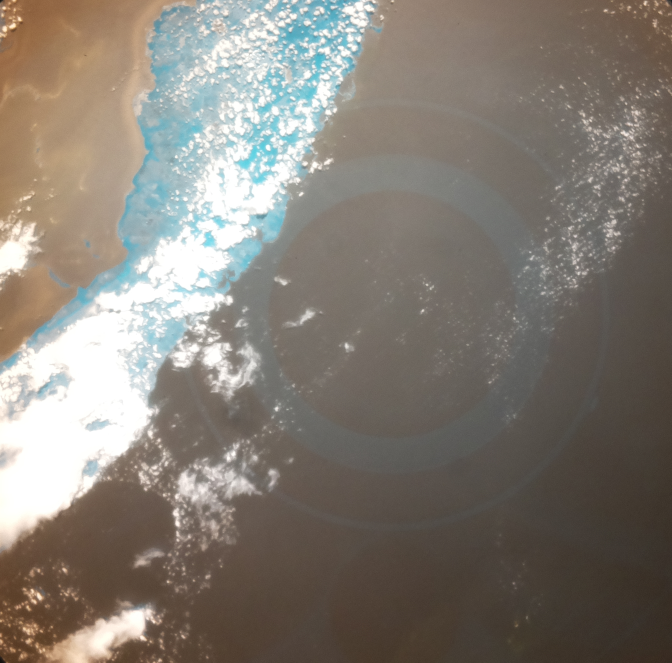
#> input picture On Earth/Clouds_and_NDVI_new/photo_093.jpg, 2016 x 1988 px, given in place of photo_093.jpg.jpg, which was not available (shown at 1/3 size)
$ python onEarth.py
#> lines starting #> are read from the running program, lines starting #| are printed output that depends on the picture; long printed decimals are rounded; pictures that were not available may be replaced by others from this repository, and a replacement may not be noted
# Team WeEagles
# Program based on:
#https://projects.raspberrypi.org/en/projects/astropi-ndvi
#Changed by Antoni Moskal
import cv2
import numpy as np
from PIL import Image
#The fastie colour map takes dark pixels and makes them white. Then the brighter the original pixels, the further along the spectrum the colours are shifted. So dark grey pixels become blue, while bright white pixels become red.
from fastiecm import fastiecm
from picamera import PiCamera
import picamera.array
from pathlib import Path
import csv

# paths definition
base_folder = Path(__file__).parent.resolve()
nazwa = input('Enter picture name ')
#> the answer given: Clouds_and_NDVI_new/photo_093.jpg

#print(nazwa)
#these lines to your code, to setup and use the Raspberry Pi camera. Comment out the line that loads the park.png image.
# original = cv2.imread('park.png') #Comment out this line, as no longer used

plik = nazwa + '.jpg'
print(plik)
#original = cv2.imread('/home/pi/Desktop/imageR10.jpg')
original = cv2.imread(plik)
#> original is the input picture: shape (1988, 2016, 3); mean B, G, R 116.9, 125.5, 132.2
def create_csv_file(data_file):
    """Create a new CSV file and add the header row"""
    with open(data_file, 'w') as f:
        writer = csv.writer(f)
        header = ("Image file", "other percentange:", "water percentage:  ", "Vegetation percentange: ", "clouds%")

        writer.writerow(header)

def add_csv_data(data_file, data):
    """Add a row of data to the data_file CSV"""
    with open(data_file, 'a') as f:
        writer = csv.writer(f)
        writer.writerow(data)


"""
The next stage is to load an image and display it on the screen.
cv2.imread is used to load an image
np.array(original, dtype=float)/float(255) is used to convert the image to an array with the correct type
cv2.namedWindow is used to create a display window
cv2.imshow is used to show an image in a window
cv2.waitKey stops the window from vanishing, until a key is pressed
cv2.destroyAllWindows() closes the window when the key has been pressed
get the width and height of the image you are using, and then scale the values down.
shape = original.shape
height = int(shape[0]/2)
width = int(shape[1]/2)
"""

# [12 lines left out: function display, not called in this run]

def contrast_stretch(im):
    #find the top brightness of pixels in the image in the top 5% and bottom 5% of your image.
    in_min = np.percentile(im, 3)
    in_max = np.percentile(im, 96)
    #set the maximum brightness and minimum brightness on the new image you are going to create. The brightest a pixel’s colour can be is 255, and the lowest is 0.
    out_min = 0.0
    out_max = 255.0
    """
some calculations need to be performed to change all the pixels in the image, so that the image has the full range of contrasts from 0 to 255.
Add these lines to stretch out the pixel values and return the contrasted image.
"""
    out = im - in_min
    out *= ((out_min - out_max) / (in_min - in_max))
    out += in_min

    return out

def contrast_stretch1(im):
    #find the top brightness of pixels in the image in the top 5% and bottom 5% of your image.
    in_min = np.percentile(im, 1)
    in_max = np.percentile(im, 99)
    #set the maximum brightness and minimum brightness on the new image you are going to create. The brightest a pixel’s colour can be is 255, and the lowest is 0.
    out_min = 00.0
    out_max = 250.0
    """
some calculations need to be performed to change all the pixels in the image, so that the image has the full range of contrasts from 0 to 255.
Add these lines to stretch out the pixel values and return the contrasted image.
"""
    out = im - in_min
    out *= ((out_min - out_max) / (in_min - in_max))
    out += in_min

    return out

def calc_ndvi(image):
    #To adjust the pixels in the image and only work with red and blue, the image needs splitting into its three seperate channels. r for red, g for green, and b for blue.
    b, g, r = cv2.split(image)
    """
Now the red and blue channels need to be added together and stored as bottom. The blue channel can then have the red channel subtracted (remember that red would mean unhealthy
plants or no plants), and then divided by the bottom calculation. Because we’re doing a division, we also need to make sure that none of our divisors are 0, or there will be an error.
"""
# HQ Camera + RED filter
    bottom = (r.astype(float) + b.astype(float))
    bottom[bottom==0] = 0.01
    ndvi = (b.astype(float) - r) / bottom


# NoIR+blue filter
    #bottom = (r.astype(float) + b.astype(float))
    #bottom[bottom==0] = 0.01
    #ndvi = (r.astype(float) - b) / bottom # THIS IS THE CHANGED LINE


    #bottom = (r.astype(float) + g.astype(float))
    #bottom[bottom==0] = 0.01
    #ndvi = (g.astype(float) - r) / bottom
    return ndvi

def ndvi_clouds(plik, picname1):
    imag=Image.open(plik) # Analiza NDVI

    imag=imag.convert("RGB")
    pixels = imag.load()

    meanVis = 0.
        #X,Y=0,0
    NDVI = 0
    NDWI = 0
    pNDWI = 0
    sumR = 0
    sumG = 0
    sumB = 0
    sumNDVI = 0
    sumNDWI = 0
    sumpNDWI = 0
    sumaNDVI = 0
    sumaNDWI = 0
    sumapNDWI = 0
    pveg1 = 0
    pwat1 = 0
    pcloud1 = 0
    pcloud2 = 0
    pclouda = 0
    other = 0
    other1 = 0
    pveg = 0
    pwat = 0
    pcloud = 0
    for x in range(0, 2016):
        for y in range(0, 1988):
            pixelRGB=imag.getpixel((x,y))
            R,G,B=pixelRGB
            sumR = R + sumR
            sumG = G + sumG
            sumB = B + sumB

            if (R+B) != 0:
                NDVI=(B-R)/(R+B)
            else:
                NDVI = 0
            if  NDVI > 0.9:
                pixels[x, y] = (255, 0, 0)
                pveg1 = pveg1 + 1.
            elif NDVI <= 0.9 and NDVI >= 0.85 :
                #pixels[x, y] = (0, 215, 0)
                pixels[x, y] = (220, 0, 0)
                pveg1 = pveg1 + 1.
            elif NDVI < 0.85 and NDVI >= 0.8 :
                #pixels[x, y] = (0, 215, 0)
                pixels[x, y] = (200, 0, 0)
                pveg1 = pveg1 + 1.

            elif NDVI < 0.8 and NDVI >= 0.7 :
                pixels[x, y] = (150, 0, 0)
                pveg1 = pveg1 + 1
            elif NDVI < 0.7 and NDVI >= 0.6 :
                pixels[x, y] = (100, 0, 0)
                pveg1 = pveg1 + 1
            elif NDVI < 0.6 and NDVI >= 0.5 :
                pixels[x, y] = (150, 150, 0)
                pveg1 = pveg1 + 1
            elif NDVI < 0.5 and NDVI >= 0.4 :
                pixels[x, y] = (255, 0, 0)
                pveg1 = pveg1 + 1
            elif NDVI < 0.4 and NDVI >= 0.3 :
                pixels[x, y] = (220, 0, 0)
                pveg1 = pveg1 + 1
            elif NDVI < 0.3 and NDVI >= 0.25 :
                pixels[x, y] = (200, 0, 0)
                pveg1 = pveg1 + 1
            elif NDVI < 0.25 and NDVI >= 0.2 :
                pixels[x, y] = (180, 0, 0)
                pveg1 = pveg1 + 1

            elif NDVI < 0.2 and NDVI >= 0.15 :
                pixels[x, y] = (150, 0, 0);
                pveg1 = pveg1 + 1
            elif NDVI < 0.15 and NDVI >= 0.1 :
                pixels[x, y] = (130, 0, 0);
                pveg1 = pveg1 + 1
            elif NDVI < 0.1 and NDVI >= 0.02 :
                pixels[x, y] = (100, 10, 100)
                pveg1 = pveg1 + 1
            elif NDVI < 0.02 and NDVI >= 0.0 :
                pixels[x, y] = (10, 10, 180)
                other = other + 1
            elif NDVI < 0.0 and NDVI >= -0.05 :
                pixels[x, y] = (100, 0, 220)
                other = other + 1

            elif NDVI < -0.05 and NDVI >= -0.1 :
                pixels[x, y] = (0, 0, 220)
                other = other + 1

            elif NDVI < -0.1 and NDVI >= -0.15 :
                pixels[x, y] = (0, 0, 150)
                other = other + 1
            elif NDVI < -0.15 and NDVI >= -0.2 :
                pixels[x, y] = (0, 0, 100)
                pwat1 = pwat1 + 1
            elif NDVI < -0.2 and NDVI >= -0.3 :
                pixels[x, y] = (10, 10, 10)
                pwat1 = pwat1 + 1
            elif NDVI <= -0.3:
                pixels[x, y] = (0, 0, 0)
                pwat1 = pwat1 + 1
            meanVis = float ((R+G+B)/3.0)
            #print("meanVis", meanVis, "R", R, "G", G, "B", B)
            if R > 0.97 * meanVis and G > 0.97 * meanVis and B > 0.97 * meanVis: # to be changed

                pixels[x, y] = (255, 255, 255)
                pcloud1 = pcloud1 + 1
    other = (100*other1)/4007808
    pveg = (100*pveg1)/4007808
    pwat = (100*(pwat1))/4007808
    pcloud = (100*(pcloud1))/4007808

    print( "water percentage:  ", pwat, "vegetation percentange: ",pveg, "clouds percentage", pcloud, "other percentange: ",other )

    print(sumR, sumG, sumB)

    base_folder = Path(__file__).parent.resolve()
    data_file = base_folder/"data.csv"
    create_csv_file(data_file)
    data = (
            nazwa,
            other,
            pwat,
            pveg,
                  )
    add_csv_data(data_file, data)

    imag=imag.save(picname1)
    print('NDVI-a')


#display(original, 'Original')
# convert your image and display it on the screen.
contrasted = contrast_stretch(original)
#> in contrast_stretch, `in_min = np.percentile(im, 3)`: in_min = 51
#> in contrast_stretch, `in_max = np.percentile(im, 96)`: in_max = 255
#display(contrasted, 'Contrasted original')
#save your high contrast image by adding a single line to the end of your code, so that you can compare the two images in your file browser. It will be called contrasted.png.
#cv2.imwrite('contrasted.png', contrasted)
cont = nazwa + '_contrasted.png'
cv2.imwrite(cont , contrasted)
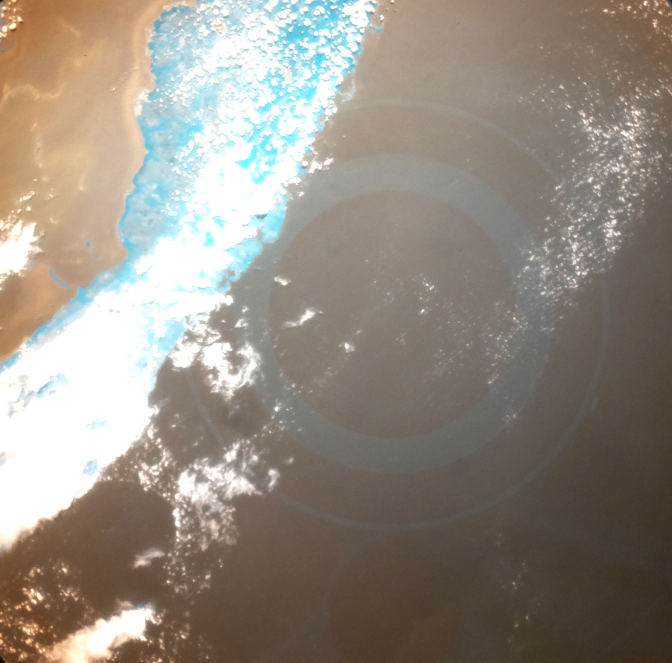
#> saved as photo_093.jpg_contrasted.png: shape (1988, 2016, 3) (shown at 1/3 size); mean B, G, R 129.3, 139.8, 148.2
print('NDVI')
#pass in the contrasted image, display it, and save it.
#ndvi = calc_ndvi(contrasted)
#tu zmienilem 14.06.2022
ndvi = calc_ndvi(contrasted)
#> in calc_ndvi, `b, g, r = cv2.split(image)`:
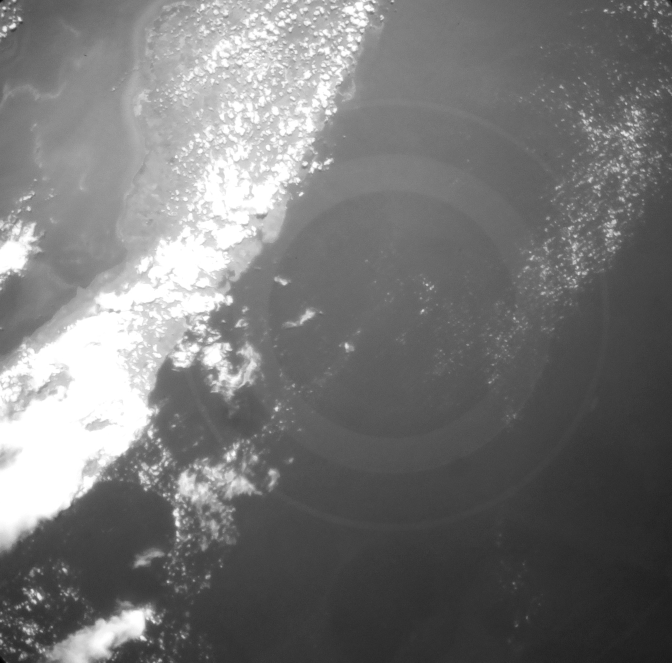
#> g: shape (1988, 2016) float64 (shown at 1/3 size); min 3.5, max 306, mean 144.1; drawn with min black and max white
#> in calc_ndvi, `b, g, r = cv2.split(image)`:
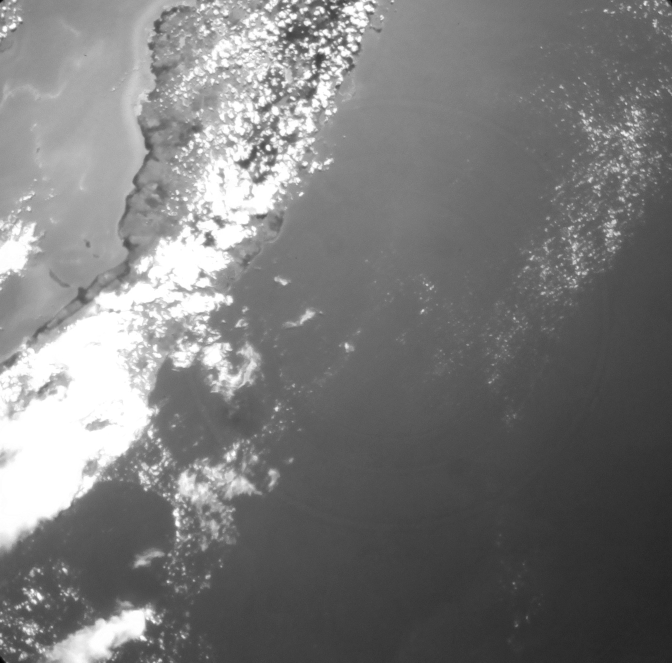
#> r: shape (1988, 2016) float64 (shown at 1/3 size); min 9.75, max 306, mean 152.5; drawn with min black and max white
#> in calc_ndvi, `ndvi = (b.astype(float) - r) / bottom`:
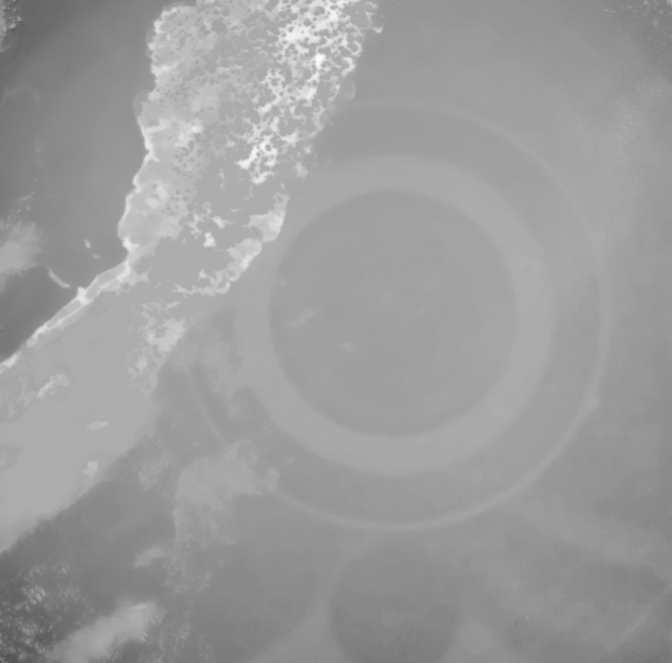
#> ndvi: shape (1988, 2016) float64 (shown at 1/3 size); min -1.05, max 0.499, mean -0.0972; drawn with min black and max white
#display(ndvi, 'NDVI')
cont3 = nazwa + '_ndvi_c.png'
#cv2.imwrite(cont3, ndvi)
ndvi_contrasted = contrast_stretch1(ndvi)
#> in contrast_stretch1, `in_min = np.percentile(im, 1)`: in_min = -0.39
#> in contrast_stretch1, `in_max = np.percentile(im, 99)`: in_max = 0.23

"""
catch patches of brighter pixels. To once again enhance the image, it can be run through the contrast_stretch function.
Now you can see healthy plant life by the brightness of the pixels in the ndvi_contrasted.png image.
"""
#display(ndvi_contrasted, 'NDVI Contrasted')
print('NDVI Contrasted')
cont2 = nazwa + '_ndvi_constrasted.png'
cv2.imwrite(cont2, ndvi_contrasted)
#cv2.imwrite('ndvi_contrasted.png', ndvi_contrasted)
#Now the image can be converted using cv2 colour mapping, and written out as a new file
#
#
color_mapped_prep = ndvi_contrasted.astype(np.uint8)
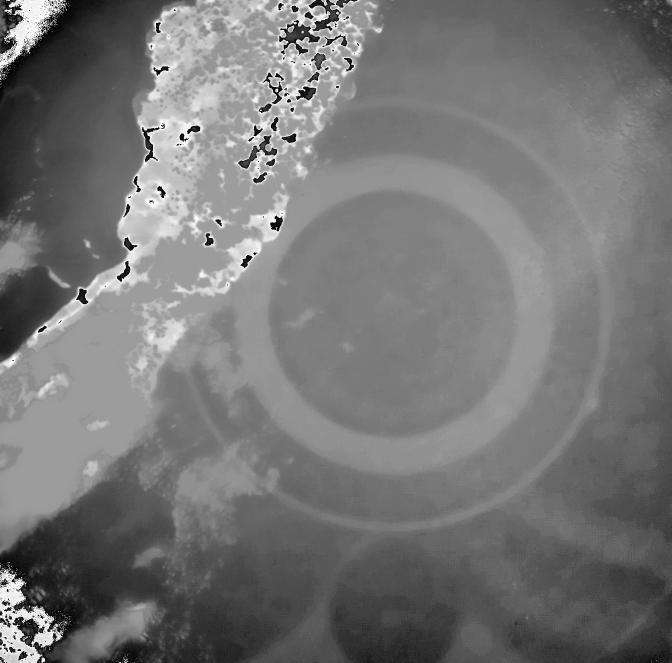
#> color_mapped_prep: shape (1988, 2016) (shown at 1/3 size); min 0, max 255, mean 117.6

#convert the image using the fastie colour map, display it, and write a new file.
color_mapped_image = cv2.applyColorMap(color_mapped_prep, fastiecm)
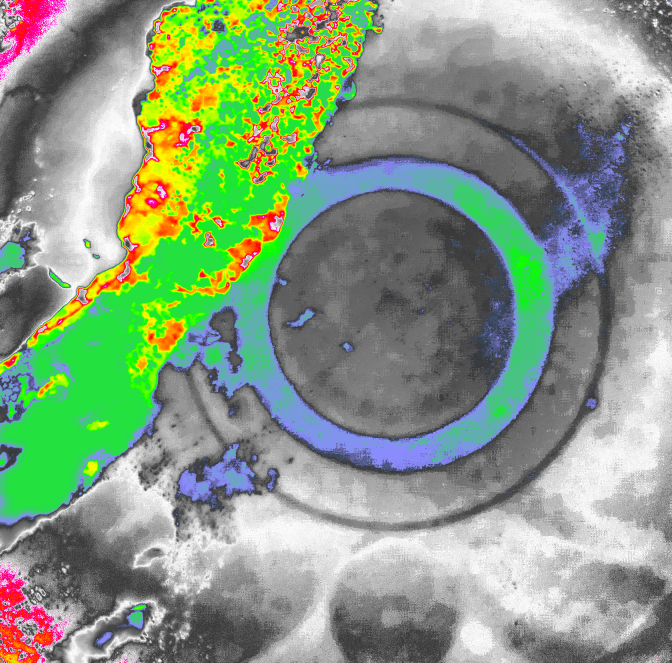
#> color_mapped_image: shape (1988, 2016, 3) (shown at 1/3 size); mean B, G, R 131.1, 156.4, 136.7
#display(color_mapped_image, 'Color mapped')
map = nazwa + '_color_mapped.png'
cv2.imwrite(map, color_mapped_image)
#cv2.imwrite('color_mapped_image.png', color_mapped_image)
# write out the original array to a file.
#cv2.imwrite('original.png', original)
#
#New NDVI
#plik = '/home/pi/Desktop/' + nazwa + '.jpg'
plik = nazwa + '.jpg'
#picname = pic1 + ".jpg"
picname1 = nazwa + "_ndvi_a.png"
ndvi_clouds(plik, picname1)
#> after the loop in ndvi_clouds, `for x in range(0, 2016):`: other = 2712172; pcloud1 = 636839; pveg1 = 351989; pwat1 = 943647; sumB = 468580819; sumG = 502838894; sumR = 529874608
#> in ndvi_clouds, `pveg = (100*pveg1)/4007808`: pveg = 8.78
#> in ndvi_clouds, `pwat = (100*(pwat1))/4007808`: pwat = 23.55
#> in ndvi_clouds, `pcloud = (100*(pcloud1))/4007808`: pcloud = 15.89
#| water percentage:   23.545 vegetation percentange:  8.783 clouds percentage 15.890 other percentange:  0.0
#| 529874608 502838894 468580819
#> in ndvi_clouds, `data = ( nazwa, other, pwat, pveg, )`: data = ('Clouds_and_NDVI_new/photo_093.jpg', 0, 23.55, 8.78)
#> in ndvi_clouds, `imag=imag.save(picname1)`:
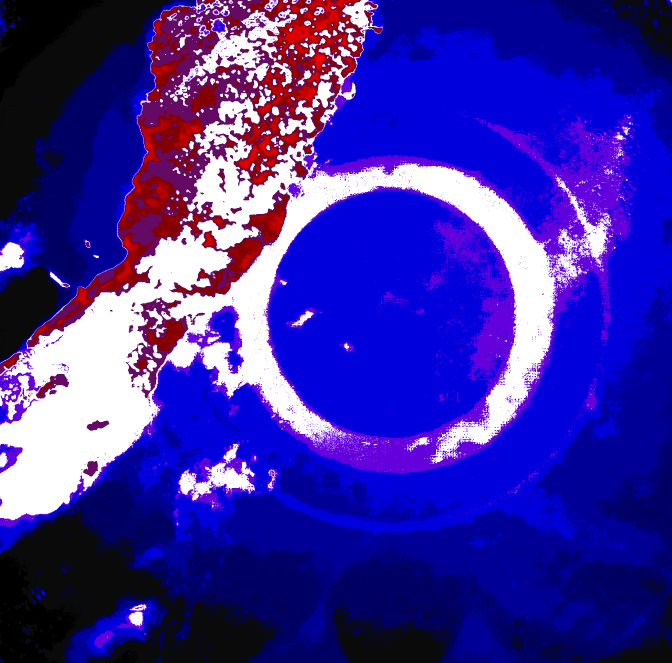
#> saved as photo_093.jpg_ndvi_a.png: PIL image 2016x1988 RGB (shown at 1/3 size); mean R, G, B 59.5, 41.9, 161.5
#imag=Image.open(plik) # Analiza NDVI


print('koniec')

$ run again, on On Earth/Clouds_and_NDVI_new/photo_080_ndvi_a.png
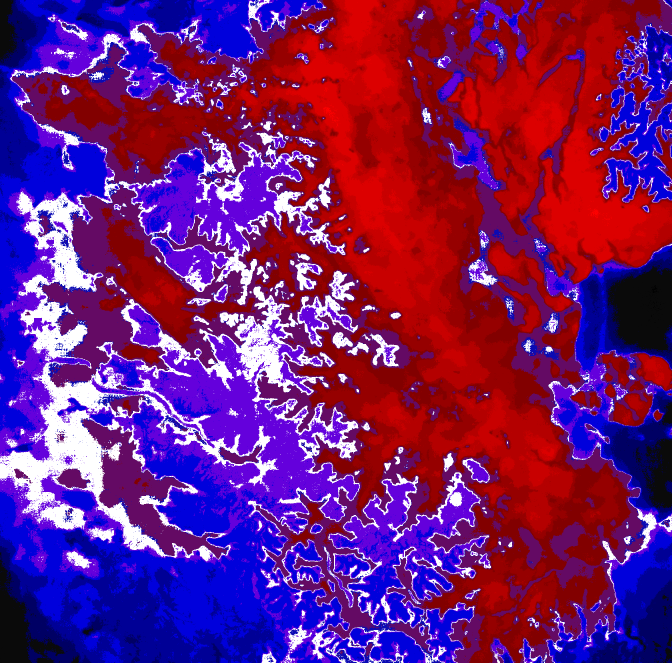
#> input picture On Earth/Clouds_and_NDVI_new/photo_080_ndvi_a.png, 2016 x 1988 px, given in place of photo_080_ndvi_a.png.jpg, which was not available (shown at 1/3 size)
#> original is the input picture: shape (1988, 2016, 3); mean B, G, R 114.8, 28, 114.1
#> in contrast_stretch, `in_min = np.percentile(im, 3)`: in_min = 0
#> in contrast_stretch, `in_max = np.percentile(im, 96)`: in_max = 255
#> in contrast_stretch1, `in_min = np.percentile(im, 1)`: in_min = -1
#> in contrast_stretch1, `in_max = np.percentile(im, 99)`: in_max = 1
#> `color_mapped_image = cv2.applyColorMap(color_mapped_prep, fastiecm)`:
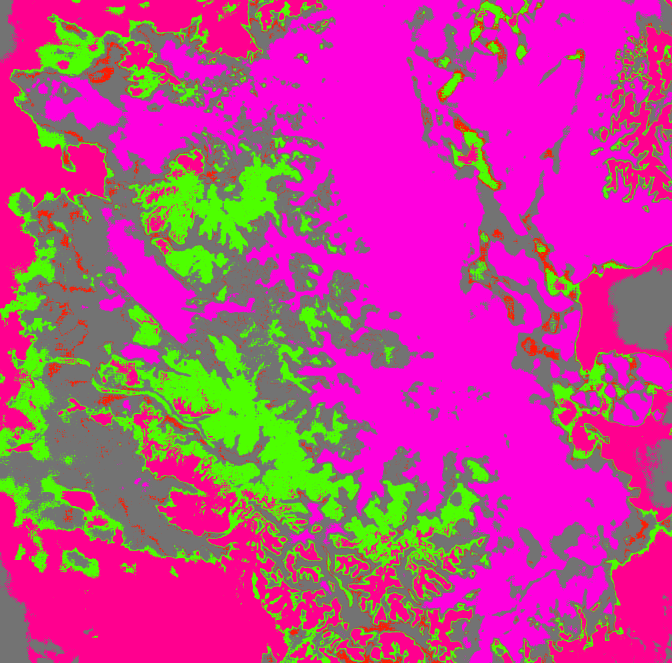
#> color_mapped_image: shape (1988, 2016, 3) (shown at 1/3 size); mean B, G, R 140.6, 68, 190.9
#> after the loop in ndvi_clouds, `for x in range(0, 2016):`: other = 1145925; pcloud1 = 490339; pveg1 = 1446221; pwat1 = 1415662; sumB = 460018990; sumG = 112178550; sumR = 457213525
#> pveg = 36.09
#> pwat = 35.32
#> pcloud = 12.23
#| water percentage:   35.323 vegetation percentange:  36.085 clouds percentage 12.235 other percentange:  0.0
#| 457213525 112178550 460018990
#> data = ('Clouds_and_NDVI_new/photo_080_ndvi_a.png', 0, 35.32, 36.09)
#> in ndvi_clouds, `imag=imag.save(picname1)`:
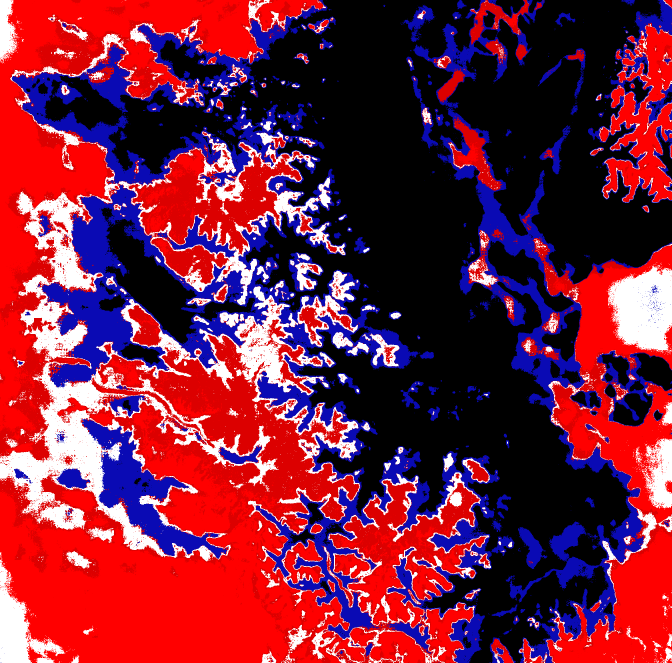
#> saved as photo_080_ndvi_a.png_ndvi_a.png: PIL image 2016x1988 RGB (shown at 1/3 size); mean R, G, B 119.4, 32.8, 60.6
